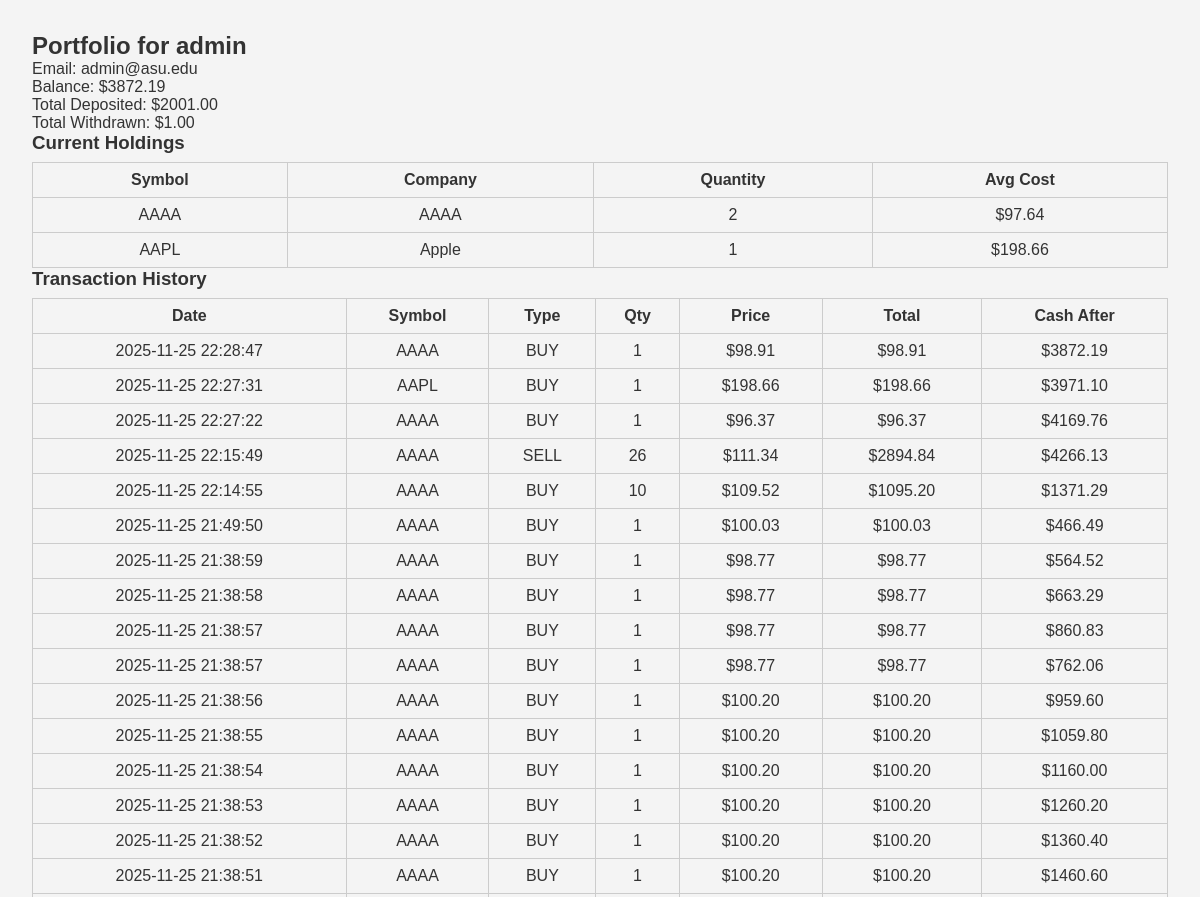
Page /admin/user/1/portfolio (signed in, upper part) on the earlier database version.
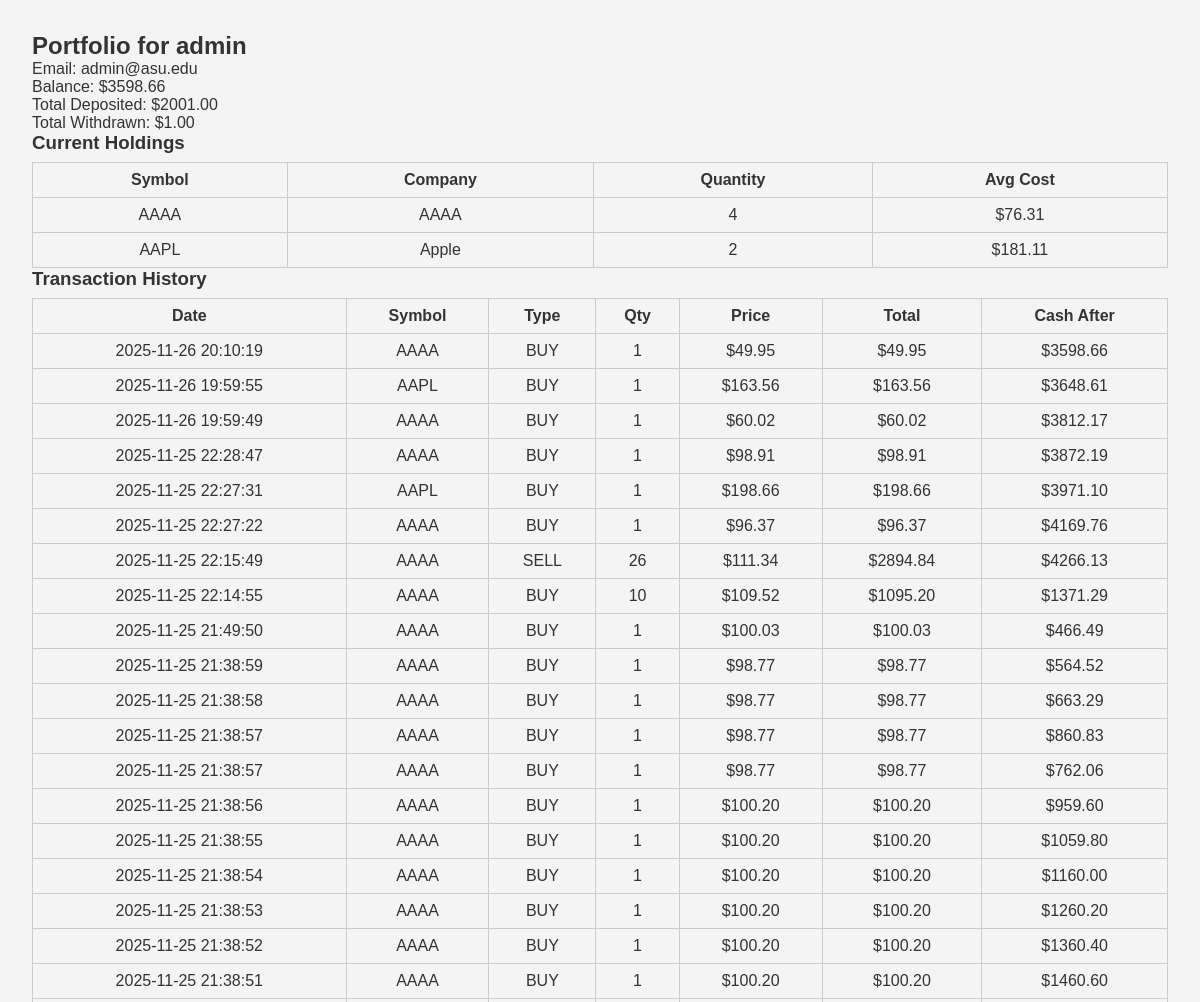
Same page on the later database version.
### tables this page shows
CREATE TABLE users (
    user_id INTEGER PRIMARY KEY AUTOINCREMENT,
    username TEXT NOT NULL UNIQUE,
    email TEXT NOT NULL UNIQUE,
    balance REAL DEFAULT 0.0,
    password_hash TEXT NOT NULL,
    is_admin INTEGER DEFAULT 0
, total_deposited REAL DEFAULT 0.0, total_withdrawn REAL DEFAULT 0.0);

CREATE TABLE portfolio (
    portfolio_id INTEGER PRIMARY KEY AUTOINCREMENT,
    user_id INTEGER NOT NULL,
    stock_id INTEGER NOT NULL,
    quantity INTEGER DEFAULT 0,
    avg_cost REAL DEFAULT 0,
    total_invested REAL DEFAULT 0,
    last_updated TEXT DEFAULT CURRENT_TIMESTAMP,
    FOREIGN KEY (user_id) REFERENCES users(user_id),
    FOREIGN KEY (stock_id) REFERENCES stocks(stock_id)
);

CREATE TABLE stocks (
    stock_id INTEGER PRIMARY KEY AUTOINCREMENT,
    symbol TEXT NOT NULL UNIQUE,
    company_name TEXT NOT NULL,
    price REAL NOT NULL
);

CREATE TABLE transaction_history (
    transaction_id INTEGER PRIMARY KEY AUTOINCREMENT,
    user_id INTEGER NOT NULL,
    stock_id INTEGER NOT NULL,
    order_type TEXT NOT NULL,
    quantity INTEGER NOT NULL,
    price REAL NOT NULL,
    total_value REAL NOT NULL,
    cash_before REAL NOT NULL,
    cash_after REAL NOT NULL,
    realized_pl REAL DEFAULT 0,
    timestamp TEXT DEFAULT CURRENT_TIMESTAMP,
    FOREIGN KEY (user_id) REFERENCES users(user_id),
    FOREIGN KEY (stock_id) REFERENCES stocks(stock_id)
);

### app.py (the view)
@app.route('/admin/user/<int:user_id>/portfolio')
def admin_user_portfolio(user_id):
    check = require_admin()
    if check:
        return check
    conn = get_db_connection()
    cursor = conn.cursor()
    user = cursor.execute("""
        SELECT user_id, username, email, balance, total_deposited, total_withdrawn
        FROM users
        WHERE user_id = ?
    """, (user_id,)).fetchone()
    if not user:
        conn.close()
        flash("User not found.", "error")
        return redirect(url_for('admin_users'))
    portfolio = cursor.execute("""
        SELECT p.quantity, p.avg_cost, s.symbol, s.company_name
        FROM portfolio p
        JOIN stocks s ON p.stock_id = s.stock_id
        WHERE p.user_id = ?
    """, (user_id,)).fetchall()
    transactions = cursor.execute("""
        SELECT t.*, s.symbol
        FROM transaction_history t
        JOIN stocks s ON t.stock_id = s.stock_id
        WHERE t.user_id = ?
        ORDER BY timestamp DESC
    """, (user_id,)).fetchall()
    conn.close()
    return render_template(
        "admin_user_portfolio.html",
        user=user,
        portfolio=portfolio,
        transactions=transactions
    )

### app.py (called while the page is built)
def get_db_connection():
    conn = sqlite3.connect(DB_NAME, timeout=5, check_same_thread=False)
    conn.row_factory = sqlite3.Row
    conn.execute("PRAGMA journal_mode=WAL;")
    conn.execute("PRAGMA busy_timeout = 5000;")
    return conn

def require_admin():
    if 'user_id' not in session:
        flash("You must be logged in.", "error")
        return redirect(url_for('login'))
    conn = get_db_connection()
    user = conn.execute(
        'SELECT is_admin FROM users WHERE user_id = ?',
        (session['user_id'],)
    ).fetchone()
    conn.close()
    if not user:
        flash("User not found.", "error")
        return redirect(url_for('login'))
    is_admin = user['is_admin'] if 'is_admin' in user.keys() else 0
    if int(is_admin) != 1:
        flash("Administrator access required.", "error")
        if 'user_id' in session:
            return redirect(url_for('dashboard', user_id=session.get('user_id')))
        return redirect(url_for('login'))
    return None

### templates/admin_user_portfolio.html (shortened to what this page needs)
<!DOCTYPE html>
<html>
<head>
  <link rel="stylesheet" href="{{ url_for('static', filename='styles.css') }}">
</head>
<body>
<main class="dashboard-container">
  <div class="card">
    <div class="card-header">
      <h2>Portfolio for {{ user.username }}</h2>
      <p>Email: {{ user.email }}</p>
      <p>Balance: ${{ "%.2f"|format(user.balance) }}</p>
	  <p>Total Deposited: ${{ "%.2f"|format(user.total_deposited or 0) }}</p>
	  <p>Total Withdrawn: ${{ "%.2f"|format(user.total_withdrawn or 0) }}</p>
    </div>
    <div class="card-content">
      <h3>Current Holdings</h3>
      {% if portfolio %}
      <table>
        <thead><tr><th>Symbol</th><th>Company</th><th>Quantity</th><th>Avg Cost</th></tr></thead>
        <tbody>
          {% for item in portfolio %}
            <tr>
              <td>{{ item.symbol }}</td>
              <td>{{ item.company_name }}</td>
              <td>{{ item.quantity }}</td>
              <td>${{ "%.2f"|format(item.avg_cost) }}</td>
            </tr>
          {% endfor %}
        </tbody>
      </table>
      {% else %}
        <p>No holdings.</p>
      {% endif %}
      <h3>Transaction History</h3>
      {% if transactions %}
      <table>
        <thead>
          <tr>
            <th>Date</th><th>Symbol</th><th>Type</th><th>Qty</th><th>Price</th><th>Total</th><th>Cash After</th>
          </tr>
        </thead>
        <tbody>
          {% for t in transactions %}
          <tr>
            <td>{{ t.timestamp }}</td>
            <td>{{ t.symbol }}</td>
            <td>{{ t.order_type }}</td>
            <td>{{ t.quantity }}</td>
            <td>${{ "%.2f"|format(t.price) }}</td>
            <td>${{ "%.2f"|format(t.total_value) }}</td>
            <td>${{ "%.2f"|format(t.cash_after) }}</td>
          </tr>
          {% endfor %}
        </tbody>
      </table>
      {% else %}
        <p>No transactions found.</p>
      {% endif %}
    </div>
  </div>
</main>
</body>
</html>

### static/styles.css (style rules this page uses)
* { margin: 0; padding: 0; box-sizing: border-box; font-family: Arial, sans-serif; }
body { background-color: #f4f4f4; color: #333; }
main { padding: 2em; }
table { width: 100%; border-collapse: collapse; margin-top: 0.5em; }
table, th, td { border: 1px solid #ccc; text-align: center; padding: 0.5em; }
* { margin:0;padding:0;box-sizing:border-box;font-family:Arial, sans-serif }
body { background:#f4f4f4;color:#333 }
main { padding:2em }

Differences in the rows shown:
changed users "admin": balance "3872.19" → "3598.66"
changed portfolio "AAAA": quantity "2" → "4"; avg_cost "97.64" → "76.31"
changed portfolio "AAPL": quantity "1" → "2"; avg_cost "198.66" → "181.11"
added transaction_history: timestamp "2025-11-26 20:10:19", symbol "AAAA", order_type "BUY", quantity "1", price "49.95", total_value "49.95", cash_after "3598.66"
added transaction_history: timestamp "2025-11-26 19:59:55", symbol "AAPL", order_type "BUY", quantity "1", price "163.56", total_value "163.56", cash_after "3648.61"
added transaction_history: timestamp "2025-11-26 19:59:49", symbol "AAAA", order_type "BUY", quantity "1", price "60.02", total_value "60.02", cash_after "3812.17"
